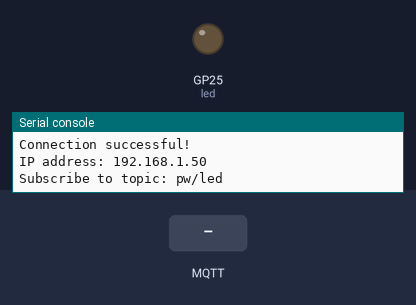
This program was run on a simulated Raspberry Pi Pico running MicroPython. On the bench: output pins drawn as LEDs (lit = HIGH), the last lines printed to the serial console. Inputs (shaded band) come from the test bench. WiFi joins after 1.5 s; no MQTT or app messages arrive unless stated.

Above: at 3.3 s.
3.4 s: MQTT message "ON" arrives on the first subscribed topic
At 7.4 s:
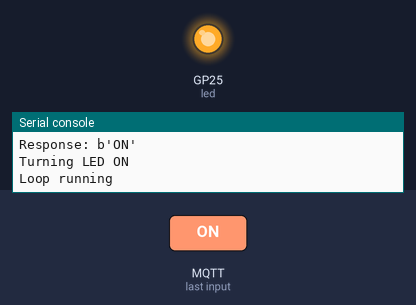
9.0 s: MQTT message "OFF" arrives on the first subscribed topic
At 12.5 s:
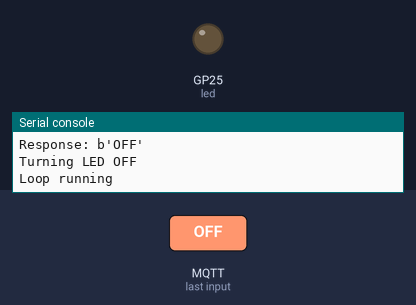
Timing chart, 0 to 14.0 s (numbered marks = the images above; inputs shaded):
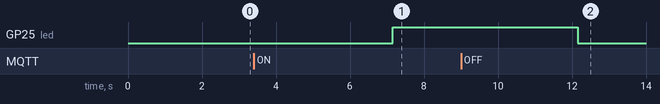

The program:

main_led.py
```python
from machine import Pin
from time import sleep
import network
from umqtt.simple import MQTTClient
import config

# Define LED
led = Pin('LED', Pin.OUT)

# Constants for MQTT Topics
MQTT_TOPIC_LED = 'pw/led'

# MQTT Parameters
MQTT_SERVER = config.mqtt_server
MQTT_PORT = 1883
MQTT_USER = config.mqtt_username
MQTT_PASSWORD = config.mqtt_password
MQTT_CLIENT_ID = b'rpi_picow_nh'
MQTT_KEEPALIVE = 7200
MQTT_SSL = False

# Init Wi-Fi Interface
def initialize_wifi(ssid, password):
    wlan = network.WLAN(network.STA_IF)
    wlan.active(True)

    # Connect to the network
    wlan.connect(ssid, password)

    # Wait for Wi-Fi connection
    connection_timeout = 10
    while connection_timeout > 0:
        if wlan.status() >= 3:
            break
        connection_timeout -= 1
        print('Waiting for Wi-Fi connection...')
        sleep(1)

    # Check if connection is successful
    if wlan.status() != 3:
        return False
    else:
        print('Connection successful!')
        network_info = wlan.ifconfig()
        print('IP address:', network_info[0])
        return True

# Connect to MQTT Broker
def connect_mqtt():
    try:
        client = MQTTClient(client_id=MQTT_CLIENT_ID,
                            server=MQTT_SERVER,
                            port=MQTT_PORT,
                            user=MQTT_USER,
                            password=MQTT_PASSWORD,
                            keepalive=MQTT_KEEPALIVE,
                            ssl=MQTT_SSL,)
        client.connect()
        return client
    except Exception as e:
        print('Error connecting to MQTT:', e)

# Subcribe to MQTT topics
def subscribe(client, topic):
    client.subscribe(topic)
    print('Subscribe to topic:', topic)

# Callback function that runs when you receive a message on subscribed topic
def my_callback(topic, message):
    # Perform desired actions based on the subscribed topic and response
    print('Received message on topic:', topic)
    print('Response:', message)
    # Check the content of the received message
    if message == b'ON':
        print('Turning LED ON')
        led.value(1)  # Turn LED ON
    elif message == b'OFF':
        print('Turning LED OFF')
        led.value(0)  # Turn LED OFF
    else:
        print('Unknown command')

try:
    # Initialize Wi-Fi
    if not initialize_wifi(config.wifi_ssid, config.wifi_password):
        print('Error connecting to the network... exiting program')
    else:
        # Connect to MQTT broker, start MQTT client
        client = connect_mqtt()
        client.set_callback(my_callback)
        subscribe(client, MQTT_TOPIC_LED)

        # Continuously checking for messages
        while True:
            sleep(5)
            client.check_msg()
            print('Loop running')
except Exception as e:
    print('Error:', e)
```

config.py
```python
mqtt_server = "192.168.1.106"
mqtt_username = ""
mqtt_password = ""
wifi_ssid = "SSID"
wifi_password = "PASSWORD"
```

Measured:
- after the input at 3.4 s, GP25 (led): LOW → HIGH after 3.8 s
- after the input at 9.0 s, GP25 (led): HIGH → LOW after 3.2 s
